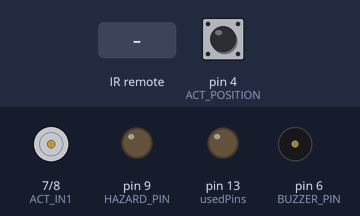
This sketch was run on a simulated Arduino Uno, built with avr-gcc and run on an emulated ATmega328P. Parts: motor-driver pin pairs drawn as motors (green arrow = first pin HIGH = forward, orange = second pin HIGH = backward, longer = more drive), output pins drawn as LEDs (lit = HIGH), buzzer (waves = sounding, pin HIGH). The inputs (shaded band) are chosen by the test bench; at power-on: pin 4 (ACT_POSITION) HIGH. Pins used as bus, display or sensor lines are not drawn.

Above: at 1.2 s.
1.3 s: infrared code 0x8D2061 received
At 2.6 s:
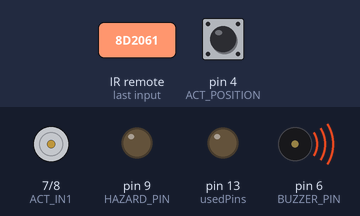
4.3 s: infrared code 0x8D2068 received
At 6.9 s:
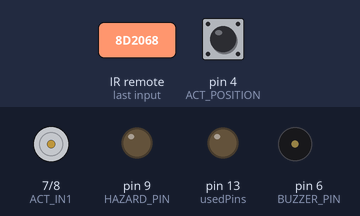
7.3 s: infrared code 0x6AA791 received
At 7.6 s:
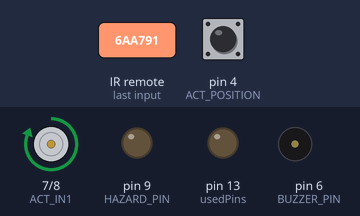
Timing chart, 0 to 11.1 s (numbered marks = the images above; inputs shaded):
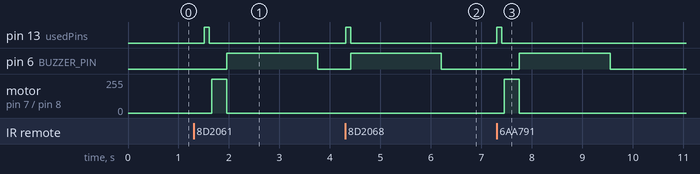

Measured:
- after the input at 1.3 s, pin 13 (usedPins): LOW → HIGH after 0.21 s, → LOW 0.10 s later; pin 6 (BUZZER_PIN): LOW → HIGH after 0.66 s, → LOW 1.8 s later; motor on pin 7 (ACT_IN1) / pin 8 (ACT_IN2): stopped → forward 255/255 after 0.36 s, → stopped 0.30 s later
- after the input at 4.3 s, pin 13 (usedPins): LOW → HIGH at once, → LOW 0.10 s later; pin 6 (BUZZER_PIN): LOW → HIGH after 0.11 s, → LOW 1.8 s later
- after the input at 7.3 s, pin 13 (usedPins): LOW → HIGH at once, → LOW 0.10 s later; pin 6 (BUZZER_PIN): LOW → HIGH after 0.45 s, → LOW 1.8 s later; motor on pin 7 (ACT_IN1) / pin 8 (ACT_IN2): stopped → forward 255/255 after 0.15 s, → stopped 0.30 s later

The sketch:

central_locking.ino.ino
```cpp
#include <RCSwitch.h>
#include <avr/power.h>
#include <avr/sleep.h>

#include <avr/io.h>

RCSwitch rf = RCSwitch();

// Pin Definitions
#define ACT_IN1 7
#define ACT_IN2 8
#define HAZARD_PIN 9
#define BUZZER_PIN 6
#define DOOR_SENSOR 12
#define RF_DATA_PIN 2
#define RF_POWER_PIN 5
#define ACT_POSITION 4

// Remote Button Codes
#define BUTTON_A 9248865
#define BUTTON_B 9248866
#define BUTTON_C 9248868
#define BUTTON_D 9248872
#define BUTTON_P 6989713
#define BUTTON_Q 6989714
#define BUTTON_R 6989716
#define BUTTON_S 6989720

// Timing Constants (ms)
#define SIGNAL_DEBOUNCE 600
#define NOISE_THRESHOLD 10
#define AUTO_RELOCK_TIME 60000
#define FEEDBACK_DURATION 650
#define ACTUATOR_DELAY 300
#define RF_DUTY_ON 500
#define RF_DUTY_OFF 500
#define ACTIVE_MODE_DURATION 60000

// System States
bool doorsUnlocked = false;
bool newPressExpected = true;
bool activeMode = false;
unsigned long unlockTime = 0;
unsigned long lastRfSignalTime = 0;
unsigned long activeModeStart = 0;
unsigned long lastRfCycle = 0;
bool rfPowerState = false;

void setup() {
  // clock_prescale_set(clock_div_8);
  //Serial.begin(9600);
  //Serial.println("\nBAIRAGI's Central Locking System");
  //Serial.println("Ultra Low Power // Encrypted // AutoRelock");
  pinMode(13, OUTPUT);
  digitalWrite(13, LOW);

  pinMode(ACT_IN1, OUTPUT);
  pinMode(ACT_IN2, OUTPUT);
  digitalWrite(ACT_IN1, LOW);
  digitalWrite(ACT_IN2, LOW);

  pinMode(HAZARD_PIN, OUTPUT);
  pinMode(BUZZER_PIN, OUTPUT);
  digitalWrite(HAZARD_PIN, LOW);
  digitalWrite(BUZZER_PIN, LOW);

  pinMode(DOOR_SENSOR, INPUT_PULLUP);
  pinMode(RF_DATA_PIN, INPUT);
  pinMode(RF_POWER_PIN, OUTPUT);
  digitalWrite(RF_POWER_PIN, LOW);

  power_adc_disable();
  power_spi_disable();
  power_twi_disable();

  byte usedPins[] = {ACT_IN1, ACT_IN2, HAZARD_PIN, BUZZER_PIN,
                    DOOR_SENSOR, RF_DATA_PIN, RF_POWER_PIN,13};
  for (byte i = 0; i < 20; i++) {
    bool isUsed = false;
    for (byte j = 0; j < sizeof(usedPins)/sizeof(usedPins[0]); j++) {
      if (i == usedPins[j]) {
        isUsed = true;
        break;
      }
    }
    if (!isUsed) {
      pinMode(i, INPUT_PULLUP);
    }
  }

  //Serial.println("System Ready (Ultra Low Power Mode). Waiting for commands...");
  lastRfCycle = millis();
}

void loop() {

  manageRfPower();

  if (rfPowerState) {
    if (rf.available()) {
      processRF();
      lastRfSignalTime = millis();

      if (!activeMode) {
        activeMode = true;
        activeModeStart = millis();
        //Serial.println("Entering active mode (100% RF power)");
      }
    }
    else if (millis() - lastRfSignalTime > 50) {
      newPressExpected = true;
    }
  }

  if (activeMode && (millis() - activeModeStart > ACTIVE_MODE_DURATION)) {
    activeMode = false;
    //Serial.println("Returning to 50% RF duty cycle");
  }
 if (digitalRead(ACT_POSITION)==LOW){
   doorsUnlocked = true;
 }
  //checkAutoRelock();
  lowPowerDelay(10);
}

void manageRfPower() {
  unsigned long currentMillis = millis();

  if (activeMode) {
    if (!rfPowerState) {
      digitalWrite(RF_POWER_PIN, HIGH);
      rfPowerState = true;
      rf.enableReceive(digitalPinToInterrupt(RF_DATA_PIN));
    }
  } else {
    if (rfPowerState) {
      if (currentMillis - lastRfCycle >= RF_DUTY_ON) {
        digitalWrite(RF_POWER_PIN, LOW);
        rfPowerState = false;
        rf.disableReceive();
        lastRfCycle = currentMillis;
      }
    } else {
      if (currentMillis - lastRfCycle >= RF_DUTY_OFF) {
        digitalWrite(RF_POWER_PIN, HIGH);
        rfPowerState = true;
        rf.enableReceive(digitalPinToInterrupt(RF_DATA_PIN));
        lastRfCycle = currentMillis;
        newPressExpected = true;
      }
    }
  }
}

void lowPowerDelay(unsigned long ms) {
  unsigned long start = millis();
  while (millis() - start < ms) {
    asm volatile("nop");
  }
}

void processRF() {
  digitalWrite(13, HIGH); delay(100); digitalWrite(13, LOW);
  long code = rf.getReceivedValue();
  unsigned int length = rf.getReceivedBitlength();
  unsigned int protocol = rf.getReceivedProtocol();

  if (length < NOISE_THRESHOLD || protocol == 0) {
    rf.resetAvailable();
    return;
  }

  if (newPressExpected) {
    // Serial.print("\nRF Code: ");
    // Serial.print(code);
    // Serial.print(" (Proto: ");
    // Serial.print(protocol);
    // Serial.print(", Bits: ");
    // Serial.print(length);
    // Serial.println(")");

    addToSequence(code);
    newPressExpected = false;
  }

  rf.resetAvailable();
}

void addToSequence(long code) {
  static String sequence = "";
  static unsigned long lastSequenceTime = 0;
  unsigned long now = millis();

  if (now - lastSequenceTime > SIGNAL_DEBOUNCE) {
    sequence = "";
    //Serial.println("Sequence timeout");
  }

  if (sequence.length() > 6) {
    sequence = "";
    //Serial.println("Sequence cleared (max length)");
  }

  if (code == BUTTON_A || code == BUTTON_P) sequence += "A";
  else if (code == BUTTON_B || code == BUTTON_Q) sequence += "B";
  else if (code == BUTTON_C || code == BUTTON_R) sequence += "C";
  else if (code == BUTTON_D || code == BUTTON_S) sequence += "D";

  lastSequenceTime = now;
  // Serial.print("Sequence: ");
  // Serial.println(sequence);

  if (sequence == "A") {
    unlockDoors();
    sequence = "";
  } else if (sequence == "CB") {
    lockDoors();
    sequence = "";
  } else if (sequence == "D") {
    activateFeedback();
    sequence = "";
  } else if (sequence == "CCCC") {
    //Serial.println("Special function activated");
    sequence = "";
     digitalWrite(RF_POWER_PIN, LOW);
     power_timer0_disable();
  }
}

void unlockDoors() {
  //Serial.println("Unlocking doors");

  digitalWrite(ACT_IN1, LOW);
  digitalWrite(ACT_IN2, LOW);
  lowPowerDelay(50);

  digitalWrite(ACT_IN1, HIGH);
  digitalWrite(ACT_IN2, LOW);
  lowPowerDelay(ACTUATOR_DELAY);

  digitalWrite(ACT_IN1, LOW);
  digitalWrite(ACT_IN2, LOW);

  activateFeedback();
  doorsUnlocked = true;
  unlockTime = millis();
}

void lockDoors() {
  //Serial.println("Locking doors");

  digitalWrite(ACT_IN1, LOW);
  digitalWrite(ACT_IN2, LOW);
  lowPowerDelay(50);

  digitalWrite(ACT_IN1, LOW);
  digitalWrite(ACT_IN2, HIGH);
  lowPowerDelay(ACTUATOR_DELAY - 100);

  digitalWrite(ACT_IN1, LOW);
  digitalWrite(ACT_IN2, LOW);

  activateFeedback();
  doorsUnlocked = false;
  unlockTime = millis();
}

// void checkAutoRelock() {
//   if (doorsUnlocked && (millis() - unlockTime > AUTO_RELOCK_TIME)) {
//    // Serial.println("Auto-relocking");
//     lockDoors();
//   }
// }

void activateFeedback() {
  //Serial.println("Activating feedback");
  //digitalWrite(HAZARD_PIN, HIGH);
  digitalWrite(BUZZER_PIN, HIGH);
  lowPowerDelay(FEEDBACK_DURATION);
  digitalWrite(HAZARD_PIN, LOW);
  lowPowerDelay(500);
  digitalWrite(BUZZER_PIN, HIGH);
  lowPowerDelay(FEEDBACK_DURATION);
  //digitalWrite(HAZARD_PIN, LOW);
  digitalWrite(BUZZER_PIN, LOW);
}
```
